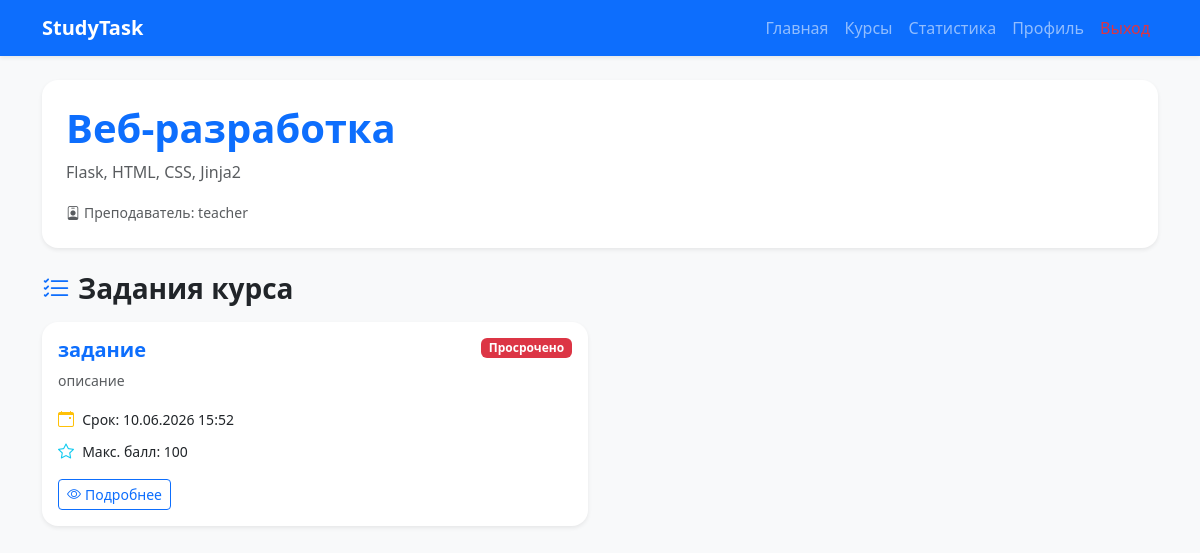
The page /course/1 (signed in) on the database its author committed.
### models.py (models this page shows)
class Course(db.Model):
    __tablename__ = 'courses'
    id = db.Column(db.Integer, primary_key=True)
    title = db.Column(db.String(100), nullable=False)
    description = db.Column(db.Text, nullable=True)
    teacher_id = db.Column(db.Integer, db.ForeignKey('users.id'), nullable=False)
    created_at = db.Column(db.DateTime, default=datetime.utcnow)
    teacher = db.relationship('User', back_populates='teacher_courses')
    tasks = db.relationship('Task', back_populates='course', lazy=True, cascade='all, delete-orphan')

class User(UserMixin, db.Model):
    __tablename__ = 'users'
    id = db.Column(db.Integer, primary_key=True)
    username = db.Column(db.String(80), unique=True, nullable=False)
    email = db.Column(db.String(120), unique=True, nullable=False)
    password_hash = db.Column(db.String(200), nullable=False)
    role = db.Column(db.String(20), nullable=False, default='student')
    group = db.Column(db.String(50), nullable=True)
    about = db.Column(db.Text, nullable=True)
    created_at = db.Column(db.DateTime, default=datetime.utcnow)
    last_login = db.Column(db.DateTime, nullable=True)
    teacher_courses = db.relationship('Course', back_populates='teacher', lazy=True)
    student_submissions = db.relationship('Submission', back_populates='student', lazy=True)

class Task(db.Model):
    __tablename__ = 'tasks'
    id = db.Column(db.Integer, primary_key=True)
    title = db.Column(db.String(100), nullable=False)
    description = db.Column(db.Text, nullable=False)
    task_type = db.Column(db.String(50), default='Лабораторная работа')
    max_score = db.Column(db.Integer, default=100)
    deadline = db.Column(db.DateTime, nullable=False)
    created_at = db.Column(db.DateTime, default=datetime.utcnow)
    course_id = db.Column(db.Integer, db.ForeignKey('courses.id'), nullable=False)
    allow_resubmit = db.Column(db.Boolean, default=True)
    is_published = db.Column(db.Boolean, default=True)
    course = db.relationship('Course', back_populates='tasks')
    submissions = db.relationship('Submission', back_populates='task', lazy=True, cascade='all, delete-orphan')

### app.py (the view)
@app.route('/course/<int:course_id>')
@login_required
def course_detail(course_id):
    course = Course.query.get_or_404(course_id)
    if current_user.role == 'teacher' and course.teacher_id != current_user.id:
        flash('Доступ запрещен', 'danger')
        return redirect(url_for('courses'))
    tasks = Task.query.filter_by(course_id=course_id)
    if current_user.role == 'student':
        tasks = tasks.filter_by(is_published=True)
    tasks = tasks.all()
    return render_template('course_detail.html', course=course, tasks=tasks)

### app.py (called while the page is built)
@login_manager.user_loader
def load_user(user_id):
    return User.query.get(int(user_id))

@app.context_processor
def utility_processor():
    return {'now': datetime.utcnow()}

### templates/course_detail.html (shortened to what this page needs)
<!DOCTYPE html>
<html lang="ru">
<head>
    <link href="https://cdn.jsdelivr.net/npm/bootstrap@5.3.0/dist/css/bootstrap.min.css" rel="stylesheet">
    <link rel="stylesheet" href="https://cdn.jsdelivr.net/npm/bootstrap-icons@1.11.0/font/bootstrap-icons.css">
</head>
<body class="bg-light">
    <nav class="navbar navbar-expand-lg navbar-dark bg-primary shadow-sm">
        <div class="container">
            <a class="navbar-brand fw-bold" href="{{ url_for('dashboard') }}">StudyTask</a>
            <div class="collapse navbar-collapse" id="navbarNav">
                <ul class="navbar-nav ms-auto">
                    <li class="nav-item"><a class="nav-link" href="{{ url_for('dashboard') }}">Главная</a></li>
                    <li class="nav-item"><a class="nav-link" href="{{ url_for('courses') }}">Курсы</a></li>
                    <li class="nav-item"><a class="nav-link" href="{{ url_for('statistics') }}">Статистика</a></li>
                    <li class="nav-item"><a class="nav-link" href="{{ url_for('profile') }}">Профиль</a></li>
                    <li class="nav-item"><a class="nav-link text-danger" href="{{ url_for('logout') }}">Выход</a></li>
                </ul>
            </div>
        </div>
    </nav>
    <div class="container py-4">
        <div class="card border-0 shadow-sm rounded-4 mb-4">
            <div class="card-body p-4">
                <div class="d-flex justify-content-between align-items-start">
                    <div>
                        <h1 class="fw-bold text-primary">{{ course.title }}</h1>
                        <p class="text-muted mt-2">{{ course.description or 'Нет описания' }}</p>
                        <p class="mb-0">
                            <small class="text-muted">
                                <i class="bi bi-person-badge me-1"></i>Преподаватель: {{ course.teacher.username }}
                            </small>
                        </p>
                    </div>
                </div>
            </div>
        </div>
        <h3 class="fw-bold mb-3">
            <i class="bi bi-list-check text-primary me-2"></i>Задания курса
        </h3>
        {% if tasks %}
            <div class="row">
                {% for task in tasks %}
                <div class="col-md-6 mb-4">
                    <div class="card border-0 shadow-sm rounded-4 h-100">
                        <div class="card-body">
                            <div class="d-flex justify-content-between align-items-start">
                                <h5 class="card-title fw-bold text-primary">{{ task.title }}</h5>
                                <span class="badge {% if task.deadline < now %}bg-danger{% else %}bg-success{% endif %}">
                                    {% if task.deadline < now %}Просрочено{% else %}Активно{% endif %}
                                </span>
                            </div>
                            <p class="card-text text-muted small">{{ task.description[:100] }}{% if task.description|length > 100 %}...{% endif %}</p>
                            <p class="mb-2">
                                <i class="bi bi-calendar-event text-warning me-1"></i>
                                <small>Срок: {{ task.deadline.strftime('%d.%m.%Y %H:%M') }}</small>
                            </p>
                            <p class="mb-2">
                                <i class="bi bi-star text-info me-1"></i>
                                <small>Макс. балл: {{ task.max_score }}</small>
                            </p>
                            <a href="{{ url_for('task_detail', task_id=task.id) }}" class="btn btn-outline-primary btn-sm mt-2">
                                <i class="bi bi-eye me-1"></i>Подробнее
                            </a>
                        </div>
                    </div>
                </div>
                {% endfor %}
            </div>
        {% endif %}
    </div>
</body>
</html>

### rows shown on the page
Course: title "Веб-разработка", description "Flask, HTML, CSS, Jinja2"
User: teacher.username "teacher"
Task: title "задание", shows "Просрочено", description "описание", deadline "10.06.2026 15:52", max_score "100"
